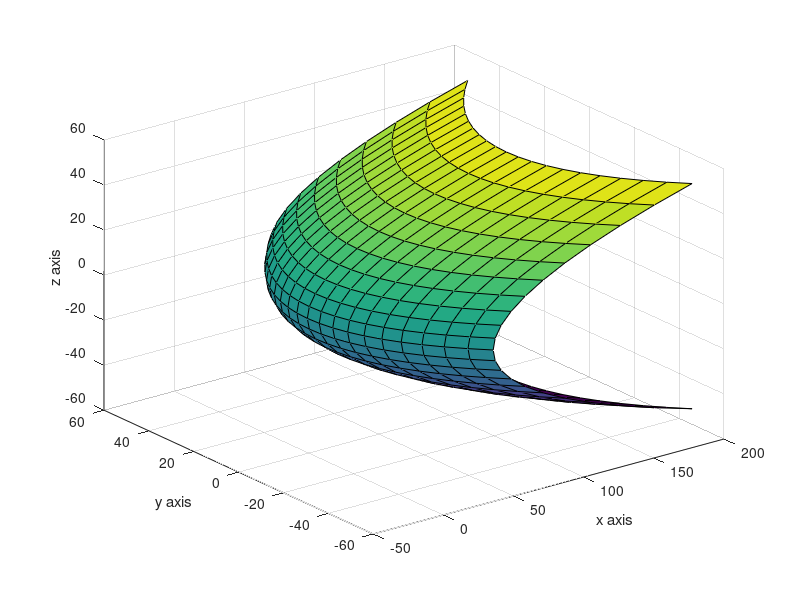

The MATLAB source for this figure: (Note: this script raises an error after producing the figure.)
%%graficar la superficie
[Z,Y]=meshgrid(-50:5:50,-50:5:50);
a=4.20;
b=6.9;
X0=1
X=((Z/a).^2+(Y/b).^2)-X0;
surf(X,Y,Z)
hold on;
xlabel("x axis")
ylabel("y axis")
zlabel("z axis")
%% graficar las curvas de nivel
z0=0;
y0=0;
xk1=-0.5;
xk2=0;
xk3=1;
xk4=2;
s=@(a,xk,X0)(a*(sqrt(xk+X0)));
dibujarelipse(s(b,xk1,X0),s(a,xk1,X0),z0,y0,xk1);
dibujarelipse(s(b,xk2,X0),s(a,xk2,X0),z0,y0,xk2);
dibujarelipse(s(b,xk3,X0),s(a,xk3,X0),z0,y0,xk3);
dibujarelipse(s(b,xk4,X0),s(a,xk4,X0),z0,y0,xk4);
%% graficar la elipsoide
a=4.20;
b=6.9;
c=3.60;
[x,y,z]=ellipsoid(1-a,0,0,a,b,c,30);
surf(x,y,z);
hold on;
plot3(1,0,0,'o');
hold on;
axis equal;
xlabel("x axis")
ylabel("y axis")
zlabel("z axis")
%% trazas elipse
z0=0;
y0=0;
xk1=-1;
xk2=-0.5;
xk3=0;
xk4=0.5;
s=@(m,n,xk)((m/n)*(sqrt(n^2-(xk-(1-n))^2)));
dibujarelipse(s(b,a,xk1),s(c,a,xk1),z0,y0,xk1);
hold on;
dibujarelipse(s(b,a,xk2),s(c,a,xk2),z0,y0,xk2);
dibujarelipse(s(b,a,xk3),s(c,a,xk3),z0,y0,xk3);
dibujarelipse(s(b,a,xk4),s(c,a,xk4),z0,y0,xk4);
xlabel("x axis")
ylabel("y axis")
zlabel("z axis")

